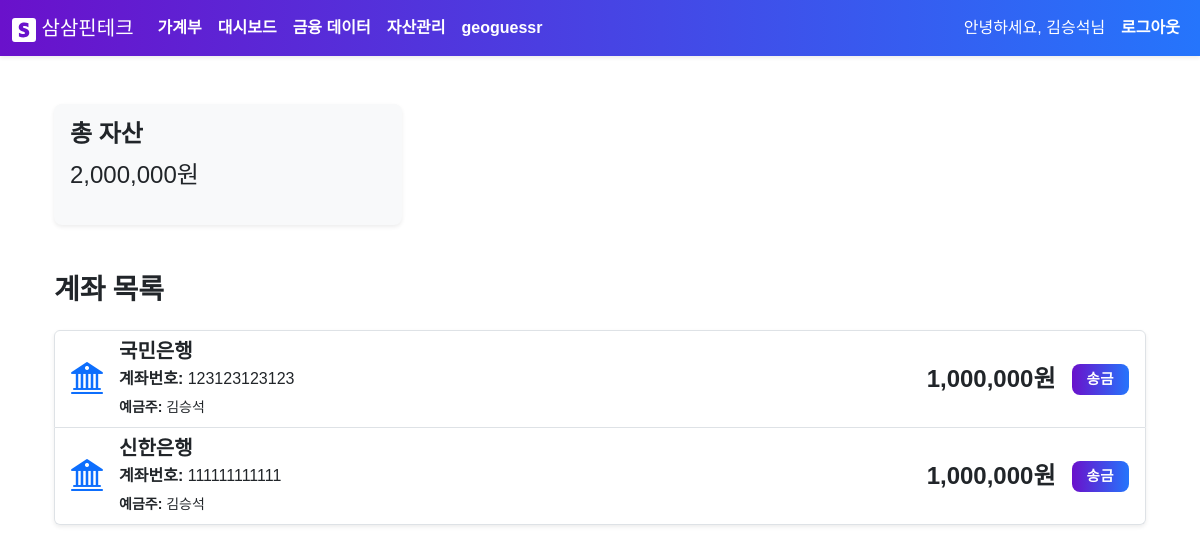
Screenshot of /manacc/acclist/ (signed in) with the database file from the repository.
### acc_auth/models.py (models this page shows, shortened)
class User(AbstractBaseUser, PermissionsMixin):
    user_id = models.CharField('로그인아이디', max_length=20, unique=True)
    user_name = models.CharField('사용자이름', max_length=20)
    user_phone = models.CharField('사용자전화번호', max_length=11, null=True, blank=True)
    user_email = models.EmailField('이메일주소', max_length=50, unique=True)
    is_staff = models.BooleanField('스태프 권한', default=False)
    is_active = models.BooleanField('활성 상태', default=True)
    created_at = models.DateTimeField('가입일', default=timezone.now)
    objects = UserManager()
    USERNAME_FIELD = 'user_id'
    REQUIRED_FIELDS = ['user_name', 'user_email']
    class Meta:
        verbose_name = "사용자"
        verbose_name_plural = "사용자 목록"
        ordering = ['created_at']

### manage_account/models.py (models this page shows, shortened)
class Account(models.Model):
    BANK_CHOICES = [
        ('국민', '국민은행'),
        ('신한', '신한은행'),
        ('우리', '우리은행'),
        ('하나', '하나은행'),
        ('농협', '농협은행'),
        ('기업', '기업은행'),
    ]
    acc_bank = models.CharField('은행', max_length=5, choices=BANK_CHOICES)
    acc_num = models.CharField('계좌번호', max_length=50, unique=True)
    acc_pw = models.CharField('계좌비밀번호', max_length=128)
    acc_user_name = models.ForeignKey(
        User,
        on_delete=models.CASCADE,
        related_name='accounts',
        verbose_name='소유자'
    )
    acc_money = models.DecimalField('잔액', max_digits=12, decimal_places=2, default=1000000)
    created_at = models.DateTimeField('생성일', default=timezone.now)
    class Meta:
        verbose_name = "일반계좌"
        verbose_name_plural = "일반계좌 목록"
        ordering = ['created_at']

### manage_account/views.py (the view)
# urls.py: path("acclist/", account_list, name='account_list'),
@login_required
def account_list(request) :
    latest_transaction_balance = TransactionAccount.objects.filter(
        my_acc=OuterRef('pk')
    ).order_by('-txn_date').values('txn_balance')[:1]
    accounts = Account.objects.filter(acc_user_name=request.user).annotate(
        latest_balance=Coalesce(
            Subquery(latest_transaction_balance, output_field=DecimalField()),
            'acc_money'
        )
    )
    total_assets = accounts.aggregate(total=Sum('latest_balance'))['total'] or 0
    context = {
        "accounts" : accounts,
        "total_assets" : total_assets
    }
    return render(request, 'manage_account/account_list.html', context)

### manage_account/templates/manage_account/account_list.html
{% extends 'common/base.html' %}
{% load static %}
{% load humanize %}
{% block content %}
<link rel="stylesheet" href="{% static 'manage_account/css/manacc.css' %}">
<div class="container my-5">
    <div class="row">
        <div class="col-md-4">
            <div class="p-3 bg-light rounded-3 shadow-sm mb-5">
                <h4 class="fw-bold">총 자산</h4>
                <p class="fs-4">{{ total_assets|floatformat:0|intcomma }}원</p>
            </div>
        </div>
    </div>
    <h3 class="mb-4 account-list-heading">계좌 목록</h3>
    <div class="list-group shadow-sm">
        {% if accounts %}
            {% for acc in accounts %}
                <div class="list-group-item list-group-item-action d-flex justify-content-between align-items-center clickable-row"
                    style="cursor: pointer;"
                 onclick="location.href='{% url 'manage_account:account_detail' acc.pk %}'">
                    <div class="d-flex align-items-center">
                        <i class="bi bi-bank2 fs-2 me-3 text-primary"></i>
                        <div>
                            <h5 class="mb-1 fw-bold">{{ acc.get_acc_bank_display }}</h5>
                            <p class="mb-1"><strong>계좌번호:</strong> {{ acc.acc_num }}</p>
                            <small><strong>예금주:</strong> {{ acc.acc_user_name.user_name }}</small>
                        </div>
                    </div>
                    <div class="d-flex align-items-center">
                        <span class="fs-4 fw-bold text-dark me-3">{{ acc.latest_balance|default_if_none:0|floatformat:0|intcomma }}원</span>
                        <a href="{% url 'transfers:transfer_form' %}" class="btn pretty-button-small">송금</a>
                    </div>
                </div>
            {% endfor %}
        {% else %}
            <div class="list-group-item text-center p-5">
                <p class="mb-4 fs-5">계좌가 없습니다.</p>
                <a href="{% url 'manage_account:account_create' %}" class="btn pretty-button">계좌 추가하기</a>
            </div>
        {% endif %}
    </div>
</div>
{% endblock %}

### templates/common/base.html (shortened to what this page needs)
{% load static %}
<!DOCTYPE html>
<html lang="en">
<head>
    <link href="https://cdn.jsdelivr.net/npm/bootstrap@5.3.7/dist/css/bootstrap.min.css" rel="stylesheet">
    <link href="https://cdn.jsdelivr.net/npm/bootstrap-icons/font/bootstrap-icons.css" rel="stylesheet">
    <link rel="stylesheet" href="{% static 'css/custom.css' %}">
</head>
<body>
    <nav class="navbar navbar-expand-lg navbar-dark navbar-gradient shadow-sm">
        <div class="container-fluid">
            <a class="navbar-brand" href="{% if user.is_authenticated %}{% url 'main:index' %}{% else %}{% url 'acc_auth:login_view' %}{% endif %}">
                 삼삼핀테크
            </a>
            <div class="collapse navbar-collapse" id="navbarNav">
                <ul class="navbar-nav me-auto">
                    <li class="nav-item">
                        <a class="nav-link fw-bold navbar-text-white" href="{% url 'account_book:home' %}">가계부</a>
                    </li>
                    <li class="nav-item">
                        <a class="nav-link fw-bold navbar-text-white" href="{% url 'dashboard:dashboard' %}">대시보드</a>
                    </li>
                    <li class="nav-item">
                        <a class="nav-link fw-bold navbar-text-white" href="{% url 'financial_data:my_stock_holdings' %}">금융 데이터</a>
                    </li>
                    <li class="nav-item dropdown">
                        <a class="nav-link dropdown-toggle fw-bold navbar-text-white" href="#" id="navbarDropdown" role="button" data-bs-toggle="dropdown" aria-expanded="false">
                            자산관리
                        </a>
                    </li>
                    <li class="nav-item">
                        <a class="nav-link fw-bold navbar-text-white" href="{% url 'financial_data:geoguessr_game' %}">geoguessr</a>
                    </li>
                    </ul>
                <ul class="navbar-nav ms-auto">
                    {% if user.is_authenticated %}
                        <li class="nav-item">
                            <span class="nav-link navbar-text-white">안녕하세요, {{ user.user_name }}님</span>
                        </li>
                        <li class="nav-item">
                            <a class="nav-link fw-bold navbar-text-white" href="{% url 'acc_auth:logout_view' %}">로그아웃</a>
                        </li>
                    {% else %}
                        <li class="nav-item">
                            <a class="nav-link fw-bold navbar-text-white" href="{% url 'acc_auth:login_view' %}">로그인</a>
                        </li>
                    {% endif %}
                </ul>
            </div>
        </div>
    </nav>
    <div class="container mt-4">
        {% block content %}
        {% endblock %}
    </div>
</body>
</html>

### static/css/custom.css (style rules this page uses)
body { font-family: 'Noto Sans KR', sans-serif; }
.navbar-gradient { background-image: linear-gradient(to right, #6a11cb 0%, #2575fc 100%); }
.navbar-text-white { color: #FFFFFF !important; }
.dropdown-toggle::after { display: none; }

### manage_account/static/manage_account/css/manacc.css (style rules this page uses)
.account-list-heading { font-family: 'IBM Plex Sans KR', sans-serif; font-weight: 700 !important; }
.pretty-button-small { padding: 5px 15px; font-size: 0.9rem; font-weight: bold; letter-spacing: 0.5px; text-transform: uppercase; border-radius: 8px; background-image: linear-gradient(to right, #6a11cb 0%, #2575fc 100%); color: white; border: none; cursor: pointer; transition: all 0.3s ease 0s; }

### rows the page displays
User: user_name "김승석"
Account: acc_bank "국민은행", acc_num "123123123123", acc_user_name.user_name "김승석", latest_balance "1,000,000"
Account: acc_bank "신한은행", acc_num "111111111111", acc_user_name.user_name "김승석", latest_balance "1,000,000"

### other values shown
{{ total_assets|floatformat:0|intcomma }} "2,000,000"
